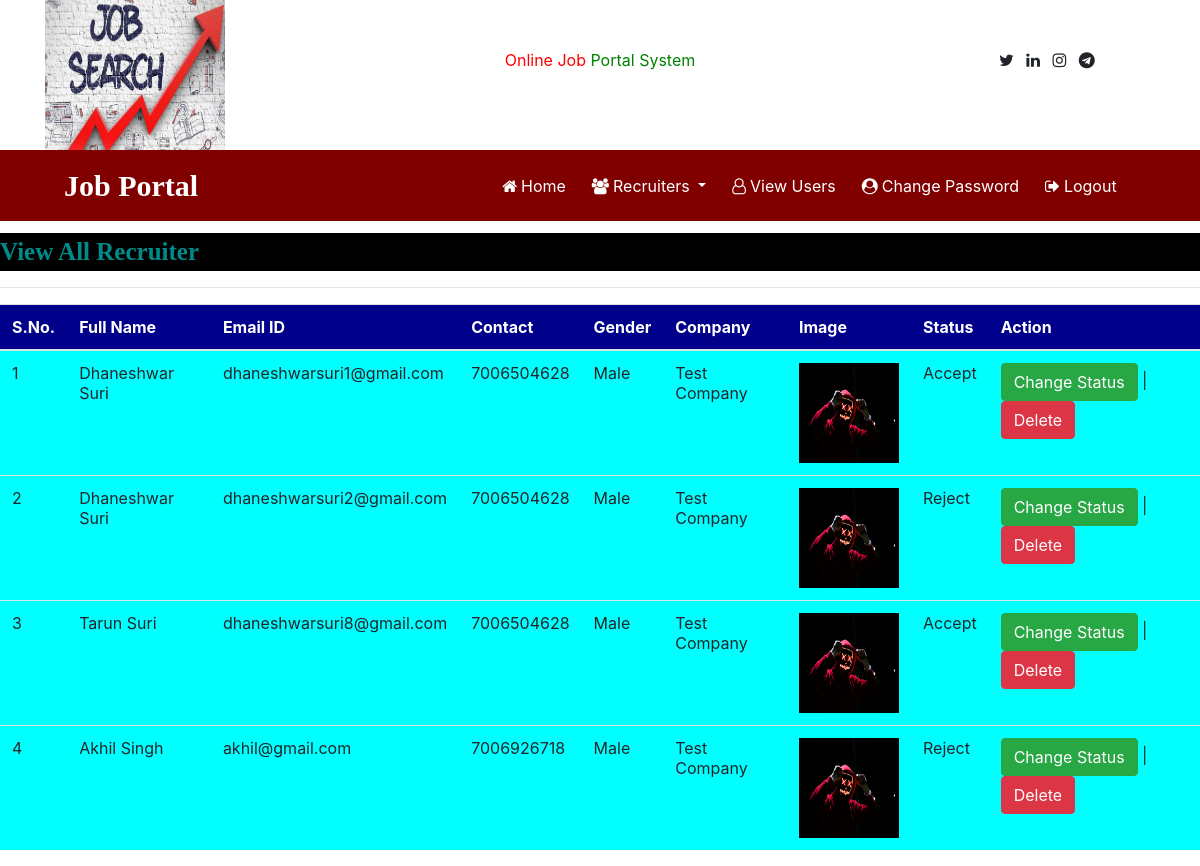
The page /recruiter_all (signed in) on the database its author committed.
### job/models.py (models this page shows, shortened)
class Recruiter(models.Model):
        user = models.ForeignKey(User, on_delete=models.CASCADE)
        mobile = models.CharField(max_length=15, null=True)
        image = models.FileField(upload_to="profile", null=True)
        type = models.CharField(max_length=20, null=True)
        gender = models.CharField(max_length=10, null=True)
        company = models.CharField(max_length=200, null=True)
        status = models.CharField(max_length=20, null=True)

### job/views.py (the view)
# urls.py: path('recruiter_all', recruiter_all, name='recruiter_all'),
def recruiter_all(request):
    if not request.user.is_authenticated:
        return redirect('admin_login')
    data = Recruiter.objects.all()
    d = {'data': data}
    return render(request, 'recruiter_all.html',d)

### job/templates/recruiter_all.html
{%load static %}
{% block body %}
    {% include 'admin_navigation.html' %}
<marquee style="font-family: 'Monotype Corsiva',serif ; font-size: 25px ; color: darkcyan ; background-color: black ; font-weight: bold ; margin-top: 1% ">
    View All Recruiter
    </marquee>
    <hr>
<div >
 <table class="table table-hover " id="example">
<thead>
<tr style="background-color: darkblue; color: white">
    <th>S.No.</th>
    <th>Full Name</th>
    <th>Email ID</th>
    <th>Contact</th>
    <th>Gender</th>
    <th>Company</th>
    <th>Image</th>
    <th>Status</th>
    <th>Action</th>
</tr>
</thead>
<tbody>
{%  for i in data %}
<tr style="background-color: aqua">
    <td>{{ forloop.counter }}</td>
<td>{{ i.user.first_name }} {{ i.user.last_name }}</td>
<td>{{ i.user.username }}</td>
<td>{{ i.mobile }}</td>
<td>{{ i.gender }}</td>
    <td>{{ i.company }}</td>
<td><img src ="{{ i.image.url }}" style="width: 100px; height: 100px" alt=""></td>
    <td>{{ i.status }}</td>
<td>
    <a href="{% url 'change_status' i.id %}" class="btn btn-success">Change Status</a>
| <a href="{% url 'delete_recruiter' i.user.id %}" class="btn btn-danger" onclick="return confirm('Are You Sure')">Delete</a>
</td>
</tr>
{% endfor %}
</tbody>
</table>
</div>
{% endblock %}

### job/templates/admin_navigation.html (shortened to what this page needs)
<html lang="">
<head>
    {% load static %}
  <link rel="stylesheet" href="https://cdn.jsdelivr.net/npm/bootstrap@4.6.2/dist/css/bootstrap.min.css">
<link rel="stylesheet" href="https://cdnjs.cloudflare.com/ajax/libs/font-awesome/4.7.0/css/font-awesome.min.css">
    <link rel="stylesheet" href="https://cdn.datatables.net/2.3.7/css/dataTables.dataTables.css">
<link rel="stylesheet" href="https://cdn.datatables.net/buttons/3.2.6/css/buttons.dataTables.css">
</head>
<body>
<div class="container">
    <div class="row">
        <div class="col-sm-3">
            <img src="{% static 'images/13420080.jpg' %}" style="width:180px; height:150px" alt="">
        </div>
        <div class="col-sm-6 mt-5 text-center">
            <span>
                <span style = "color: red">Online Job</span>
                <span style = "color: green">Portal System</span>
            </span>
        </div>
        <div class="col-sm-3 mt-5" style="padding-left: 10%">
            <span><i class=" fa fa-twitter"></i></span>
            <span><i class=" fa fa-linkedin pl-2"></i></span>
            <span><i class=" fa fa-instagram pl-2"></i></span>
            <span><i class=" fa fa-telegram pl-2"></i></span>
        </div>
    </div>
</div>
<nav class="navbar navbar-expand-sm" style="background-color: maroon">
    <a class="navbar-brand text-white pl-5 font-weight-bold" style="font-family: 'Monotype Corsiva',serif; font-size: 30px">Job Portal</a>
    <ul class="navbar-nav">
        <li class="nav-item">
            <a class="nav-link" href="{% url 'admin_home' %}" style="margin-left: 280px"><i class="fa fa-home mr-1"></i>Home</a>
        </li>
        <li class="nav-item dropdown">
    <a class="nav-link dropdown-toggle" href="#" id="recruiterDropdown" role="button" data-toggle="dropdown">
        <i class="fa fa-users mr-1"></i>Recruiters
    </a>
</li>
        <li class="nav-item">
            <a class="nav-link" href="{% url 'view_users' %}"><i class="fa fa-user-o mr-1"></i>View Users</a>
        </li>
        <li class="nav-item">
            <a class="nav-link" href="{% url 'change_passwordadmin' %}"><i class="fa fa-user-circle mr-1"></i>Change Password</a>
        </li>
         <li class="nav-item">
            <a class="nav-link" href="{% url 'Logout' %}"><i class="fa fa-sign-out mr-1"></i>Logout</a>
        </li>
    </ul>
</nav>
</body>
</html>

### job/templates/admin_navigation.html (style rules this page uses)
.nav-link { color: white; margin-right: 10px; }

### rows shown on the page
Recruiter: user.first_name "Dhaneshwar", user.last_name "Suri", user.username "dhaneshwarsuri1@gmail.com", mobile "7006504628", gender "Male", company "Test Company", image (picture), status "Accept"
Recruiter: user.first_name "Dhaneshwar", user.last_name "Suri", user.username "dhaneshwarsuri2@gmail.com", mobile "7006504628", gender "Male", company "Test Company", image (picture), status "Reject"
Recruiter: user.first_name "Tarun", user.last_name "Suri", user.username "dhaneshwarsuri8@gmail.com", mobile "7006504628", gender "Male", company "Test Company", image (picture), status "Accept"
Recruiter: user.first_name "Akhil", user.last_name "Singh", user.username "akhil@gmail.com", mobile "7006926718", gender "Male", company "Test Company", image (picture), status "Reject"
